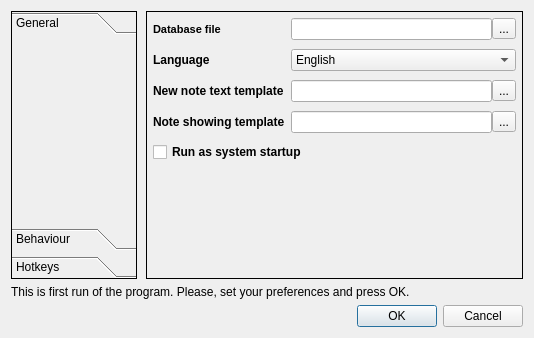
<?xml version="1.0" encoding="UTF-8"?>
<ui version="4.0">
 <class>SettingsDialog</class>
 <widget class="QDialog" name="SettingsDialog">
  <property name="geometry">
   <rect>
    <x>0</x>
    <y>0</y>
    <width>534</width>
    <height>338</height>
   </rect>
  </property>
  <property name="windowTitle">
   <string>Settings</string>
  </property>
  <property name="windowIcon">
   <iconset resource="../icons.qrc">
    <normaloff>:/icons/resources/gear.png</normaloff>:/icons/resources/gear.png</iconset>
  </property>
  <layout class="QVBoxLayout" name="verticalLayout_3">
   <item>
    <layout class="QHBoxLayout" name="horizontalLayout_5" stretch="1,3">
     <property name="spacing">
      <number>9</number>
     </property>
     <item>
      <widget class="QToolBox" name="toolBox">
       <property name="frameShape">
        <enum>QFrame::Box</enum>
       </property>
       <property name="currentIndex">
        <number>0</number>
       </property>
       <widget class="QWidget" name="tb_PGeneral">
        <property name="geometry">
         <rect>
          <x>0</x>
          <y>0</y>
          <width>124</width>
          <height>185</height>
         </rect>
        </property>
        <attribute name="label">
         <string>General</string>
        </attribute>
       </widget>
       <widget class="QWidget" name="tb_PBehaviour">
        <property name="geometry">
         <rect>
          <x>0</x>
          <y>0</y>
          <width>124</width>
          <height>185</height>
         </rect>
        </property>
        <attribute name="label">
         <string>Behaviour</string>
        </attribute>
       </widget>
       <widget class="QWidget" name="tb_PHotkeys">
        <property name="geometry">
         <rect>
          <x>0</x>
          <y>0</y>
          <width>124</width>
          <height>185</height>
         </rect>
        </property>
        <attribute name="label">
         <string>Hotkeys</string>
        </attribute>
       </widget>
      </widget>
     </item>
     <item>
      <widget class="QStackedWidget" name="stackedWidget">
       <property name="frameShape">
        <enum>QFrame::Box</enum>
       </property>
       <property name="currentIndex">
        <number>0</number>
       </property>
       <widget class="QWidget" name="PGeneral">
        <layout class="QVBoxLayout" name="verticalLayout">
         <property name="margin">
          <number>6</number>
         </property>
         <item>
          <layout class="QFormLayout" name="formLayout">
           <property name="fieldGrowthPolicy">
            <enum>QFormLayout::AllNonFixedFieldsGrow</enum>
           </property>
           <property name="verticalSpacing">
            <number>9</number>
           </property>
           <item row="0" column="0">
            <widget class="QLabel" name="label">
             <property name="font">
              <font>
               <pointsize>8</pointsize>
               <weight>75</weight>
               <bold>true</bold>
              </font>
             </property>
             <property name="text">
              <string>Database file</string>
             </property>
            </widget>
           </item>
           <item row="0" column="1">
            <layout class="QHBoxLayout" name="horizontalLayout_2">
             <item>
              <widget class="QLineEdit" name="le_DatabaseFile"/>
             </item>
             <item>
              <widget class="QToolButton" name="tb_SelectDatabaseFile">
               <property name="text">
                <string>...</string>
               </property>
               <property name="icon">
                <iconset resource="../icons.qrc">
                 <normaloff>:/icons/resources/folder-open.png</normaloff>:/icons/resources/folder-open.png</iconset>
               </property>
              </widget>
             </item>
            </layout>
           </item>
           <item row="1" column="0">
            <widget class="QLabel" name="label_2">
             <property name="font">
              <font>
               <weight>75</weight>
               <bold>true</bold>
              </font>
             </property>
             <property name="text">
              <string>Language</string>
             </property>
            </widget>
           </item>
           <item row="1" column="1">
            <widget class="QComboBox" name="cb_Language">
             <item>
              <property name="text">
               <string>English</string>
              </property>
             </item>
             <item>
              <property name="text">
               <string>Russian</string>
              </property>
             </item>
            </widget>
           </item>
           <item row="2" column="0">
            <widget class="QLabel" name="label_8">
             <property name="font">
              <font>
               <weight>75</weight>
               <bold>true</bold>
              </font>
             </property>
             <property name="text">
              <string>New note text template</string>
             </property>
            </widget>
           </item>
           <item row="2" column="1">
            <layout class="QHBoxLayout" name="horizontalLayout_7">
             <item>
              <widget class="QLineEdit" name="le_NewNoteTextTemplate">
               <property name="toolTip">
                <string>Template wich used for new notes. You may, for example, set your sign in template.</string>
               </property>
              </widget>
             </item>
             <item>
              <widget class="QToolButton" name="tb_SelectNewNoteTextTemplate">
               <property name="text">
                <string>...</string>
               </property>
               <property name="icon">
                <iconset resource="../icons.qrc">
                 <normaloff>:/icons/resources/folder-open.png</normaloff>:/icons/resources/folder-open.png</iconset>
               </property>
              </widget>
             </item>
            </layout>
           </item>
           <item row="3" column="0">
            <widget class="QLabel" name="label_9">
             <property name="font">
              <font>
               <weight>75</weight>
               <bold>true</bold>
              </font>
             </property>
             <property name="text">
              <string>Note showing template</string>
             </property>
            </widget>
           </item>
           <item row="3" column="1">
            <layout class="QHBoxLayout" name="horizontalLayout_8">
             <item>
              <widget class="QLineEdit" name="le_NoteShowingTemplate">
               <property name="toolTip">
                <string>Template for the showing notes. It has special placeholders for note data: title, text, datetime, colors.</string>
               </property>
              </widget>
             </item>
             <item>
              <widget class="QToolButton" name="tb_SelectNoteShowingTemplate">
               <property name="text">
                <string>...</string>
               </property>
               <property name="icon">
                <iconset resource="../icons.qrc">
                 <normaloff>:/icons/resources/folder-open.png</normaloff>:/icons/resources/folder-open.png</iconset>
               </property>
              </widget>
             </item>
            </layout>
           </item>
           <item row="4" column="0" colspan="2">
            <widget class="QCheckBox" name="cb_RunOnSystemStartup">
             <property name="enabled">
              <bool>true</bool>
             </property>
             <property name="font">
              <font>
               <weight>75</weight>
               <bold>true</bold>
              </font>
             </property>
             <property name="text">
              <string>Run as system startup</string>
             </property>
            </widget>
           </item>
          </layout>
         </item>
        </layout>
       </widget>
       <widget class="QWidget" name="PBehaviour">
        <layout class="QVBoxLayout" name="verticalLayout_4">
         <item>
          <layout class="QFormLayout" name="formLayout_2">
           <item row="0" column="0">
            <widget class="QLabel" name="label_7">
             <property name="font">
              <font>
               <weight>75</weight>
               <bold>true</bold>
              </font>
             </property>
             <property name="text">
              <string>Change font size step</string>
             </property>
            </widget>
           </item>
           <item row="0" column="1">
            <widget class="QSpinBox" name="sb_ChangeFontSizeStep">
             <property name="minimum">
              <number>1</number>
             </property>
             <property name="maximum">
              <number>100</number>
             </property>
             <property name="value">
              <number>10</number>
             </property>
            </widget>
           </item>
           <item row="1" column="0">
            <widget class="QLabel" name="label_3">
             <property name="font">
              <font>
               <weight>75</weight>
               <bold>true</bold>
              </font>
             </property>
             <property name="text">
              <string>Default color theme</string>
             </property>
            </widget>
           </item>
           <item row="1" column="1">
            <widget class="QComboBox" name="cb_DefaultColorTheme">
             <item>
              <property name="text">
               <string>Blue</string>
              </property>
             </item>
             <item>
              <property name="text">
               <string>Red</string>
              </property>
             </item>
             <item>
              <property name="text">
               <string>Orange</string>
              </property>
             </item>
            </widget>
           </item>
           <item row="2" column="0">
            <widget class="QLabel" name="label_11">
             <property name="font">
              <font>
               <weight>75</weight>
               <bold>true</bold>
              </font>
             </property>
             <property name="text">
              <string>Tag filtering specificator</string>
             </property>
            </widget>
           </item>
           <item row="3" column="0">
            <widget class="QLabel" name="label_12">
             <property name="font">
              <font>
               <weight>75</weight>
               <bold>true</bold>
              </font>
             </property>
             <property name="text">
              <string>Note text filtering specificator</string>
             </property>
            </widget>
           </item>
           <item row="4" column="0">
            <widget class="QLabel" name="label_13">
             <property name="font">
              <font>
               <weight>75</weight>
               <bold>true</bold>
              </font>
             </property>
             <property name="text">
              <string>Datetime filtering specificator</string>
             </property>
            </widget>
           </item>
           <item row="5" column="0">
            <widget class="QLabel" name="label_14">
             <property name="font">
              <font>
               <weight>75</weight>
               <bold>true</bold>
              </font>
             </property>
             <property name="text">
              <string>When no specificator, filter by</string>
             </property>
            </widget>
           </item>
           <item row="2" column="1">
            <widget class="QLineEdit" name="lineEdit">
             <property name="text">
              <string>t:</string>
             </property>
            </widget>
           </item>
           <item row="3" column="1">
            <widget class="QLineEdit" name="lineEdit_5">
             <property name="text">
              <string>n:</string>
             </property>
            </widget>
           </item>
           <item row="4" column="1">
            <widget class="QLineEdit" name="lineEdit_6">
             <property name="text">
              <string>d:</string>
             </property>
            </widget>
           </item>
           <item row="5" column="1">
            <widget class="QComboBox" name="comboBox">
             <item>
              <property name="text">
               <string>Note text</string>
              </property>
             </item>
             <item>
              <property name="text">
               <string>Tags</string>
              </property>
             </item>
             <item>
              <property name="text">
               <string>Datetime</string>
              </property>
             </item>
            </widget>
           </item>
           <item row="6" column="0" colspan="2">
            <widget class="QCheckBox" name="cb_AllowEditDateWhenNewNote">
             <property name="font">
              <font>
               <weight>75</weight>
               <bold>true</bold>
              </font>
             </property>
             <property name="text">
              <string>Allow edit date when  create new note</string>
             </property>
            </widget>
           </item>
          </layout>
         </item>
        </layout>
       </widget>
       <widget class="QWidget" name="PHotkeys">
        <layout class="QHBoxLayout" name="horizontalLayout">
         <property name="margin">
          <number>6</number>
         </property>
         <item>
          <layout class="QVBoxLayout" name="verticalLayout_2">
           <item>
            <widget class="QLabel" name="label_4">
             <property name="font">
              <font>
               <weight>75</weight>
               <bold>true</bold>
              </font>
             </property>
             <property name="text">
              <string>Create note:</string>
             </property>
            </widget>
           </item>
           <item>
            <layout class="QHBoxLayout" name="horizontalLayout_3">
             <item>
              <widget class="QLineEdit" name="lineEdit_3"/>
             </item>
             <item>
              <widget class="QToolButton" name="toolButton_2">
               <property name="text">
                <string>...</string>
               </property>
              </widget>
             </item>
            </layout>
           </item>
           <item>
            <widget class="QLabel" name="label_5">
             <property name="font">
              <font>
               <weight>75</weight>
               <bold>true</bold>
              </font>
             </property>
             <property name="text">
              <string>Notes window:</string>
             </property>
            </widget>
           </item>
           <item>
            <layout class="QHBoxLayout" name="horizontalLayout_4">
             <item>
              <widget class="QLineEdit" name="lineEdit_2"/>
             </item>
             <item>
              <widget class="QToolButton" name="toolButton_3">
               <property name="text">
                <string>...</string>
               </property>
              </widget>
             </item>
            </layout>
           </item>
           <item>
            <widget class="QLabel" name="label_6">
             <property name="font">
              <font>
               <weight>75</weight>
               <bold>true</bold>
              </font>
             </property>
             <property name="text">
              <string>Close application:</string>
             </property>
            </widget>
           </item>
           <item>
            <layout class="QHBoxLayout" name="horizontalLayout_6">
             <item>
              <widget class="QLineEdit" name="lineEdit_4"/>
             </item>
             <item>
              <widget class="QToolButton" name="toolButton_4">
               <property name="text">
                <string>...</string>
               </property>
              </widget>
             </item>
            </layout>
           </item>
           <item>
            <spacer name="verticalSpacer">
             <property name="orientation">
              <enum>Qt::Vertical</enum>
             </property>
             <property name="sizeHint" stdset="0">
              <size>
               <width>20</width>
               <height>40</height>
              </size>
             </property>
            </spacer>
           </item>
          </layout>
         </item>
        </layout>
       </widget>
      </widget>
     </item>
    </layout>
   </item>
   <item>
    <widget class="QLabel" name="l_WelcomeString">
     <property name="text">
      <string>This is first run of the program. Please, set your preferences and press OK.</string>
     </property>
    </widget>
   </item>
   <item>
    <widget class="QDialogButtonBox" name="buttonBox">
     <property name="orientation">
      <enum>Qt::Horizontal</enum>
     </property>
     <property name="standardButtons">
      <set>QDialogButtonBox::Cancel|QDialogButtonBox::Ok</set>
     </property>
    </widget>
   </item>
  </layout>
 </widget>
 <resources>
  <include location="../icons.qrc"/>
 </resources>
 <connections>
  <connection>
   <sender>buttonBox</sender>
   <signal>accepted()</signal>
   <receiver>SettingsDialog</receiver>
   <slot>accept()</slot>
   <hints>
    <hint type="sourcelabel">
     <x>227</x>
     <y>298</y>
    </hint>
    <hint type="destinationlabel">
     <x>157</x>
     <y>274</y>
    </hint>
   </hints>
  </connection>
  <connection>
   <sender>buttonBox</sender>
   <signal>rejected()</signal>
   <receiver>SettingsDialog</receiver>
   <slot>reject()</slot>
   <hints>
    <hint type="sourcelabel">
     <x>295</x>
     <y>304</y>
    </hint>
    <hint type="destinationlabel">
     <x>286</x>
     <y>274</y>
    </hint>
   </hints>
  </connection>
  <connection>
   <sender>toolBox</sender>
   <signal>currentChanged(int)</signal>
   <receiver>stackedWidget</receiver>
   <slot>setCurrentIndex(int)</slot>
   <hints>
    <hint type="sourcelabel">
     <x>81</x>
     <y>127</y>
    </hint>
    <hint type="destinationlabel">
     <x>179</x>
     <y>167</y>
    </hint>
   </hints>
  </connection>
  <connection>
   <sender>tb_SelectDatabaseFile</sender>
   <signal>clicked()</signal>
   <receiver>SettingsDialog</receiver>
   <slot>selectDatabaseFile()</slot>
   <hints>
    <hint type="sourcelabel">
     <x>510</x>
     <y>28</y>
    </hint>
    <hint type="destinationlabel">
     <x>547</x>
     <y>32</y>
    </hint>
   </hints>
  </connection>
  <connection>
   <sender>tb_SelectNewNoteTextTemplate</sender>
   <signal>clicked()</signal>
   <receiver>SettingsDialog</receiver>
   <slot>selectNewNoteTextTemplate()</slot>
   <hints>
    <hint type="sourcelabel">
     <x>509</x>
     <y>149</y>
    </hint>
    <hint type="destinationlabel">
     <x>609</x>
     <y>154</y>
    </hint>
   </hints>
  </connection>
  <connection>
   <sender>tb_SelectNoteShowingTemplate</sender>
   <signal>clicked()</signal>
   <receiver>SettingsDialog</receiver>
   <slot>selectNoteShowingTemplate()</slot>
   <hints>
    <hint type="sourcelabel">
     <x>496</x>
     <y>178</y>
    </hint>
    <hint type="destinationlabel">
     <x>552</x>
     <y>180</y>
    </hint>
   </hints>
  </connection>
 </connections>
 <slots>
  <slot>selectDatabaseFile()</slot>
  <slot>selectNewNoteTextTemplate()</slot>
  <slot>selectNoteShowingTemplate()</slot>
 </slots>
</ui>
